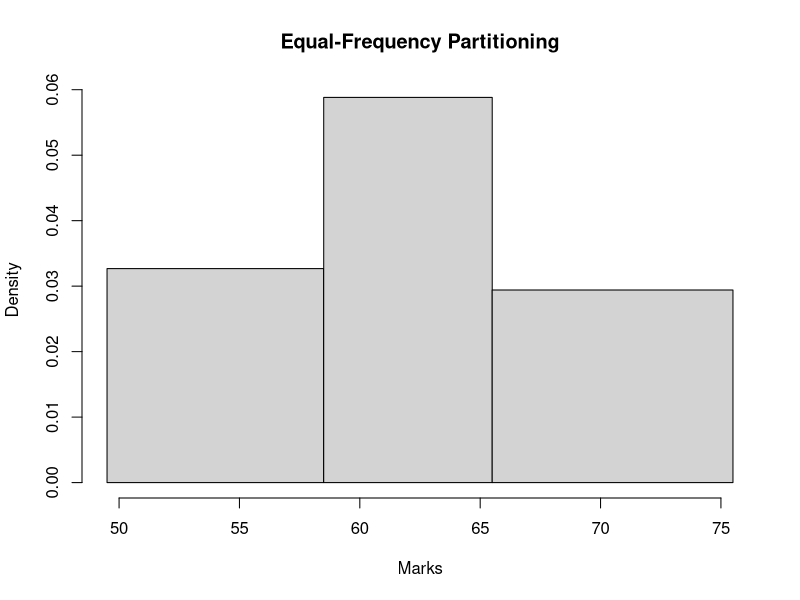
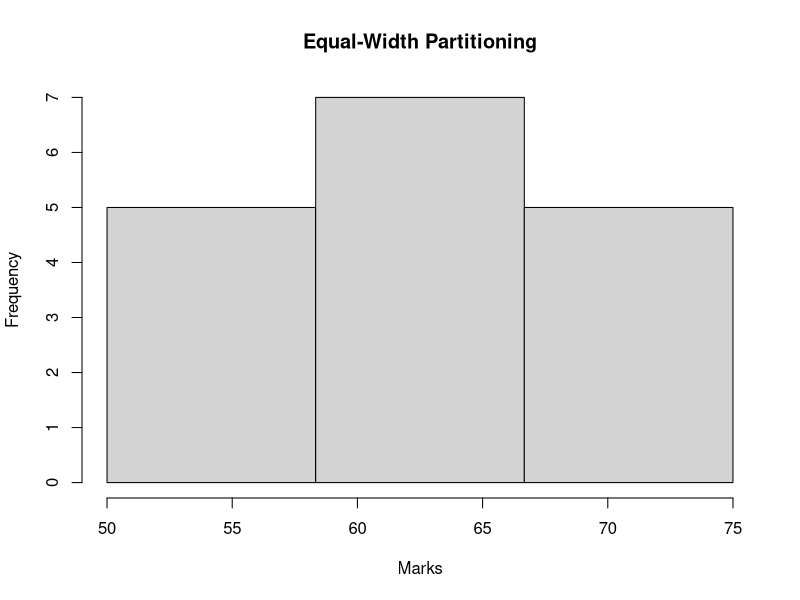
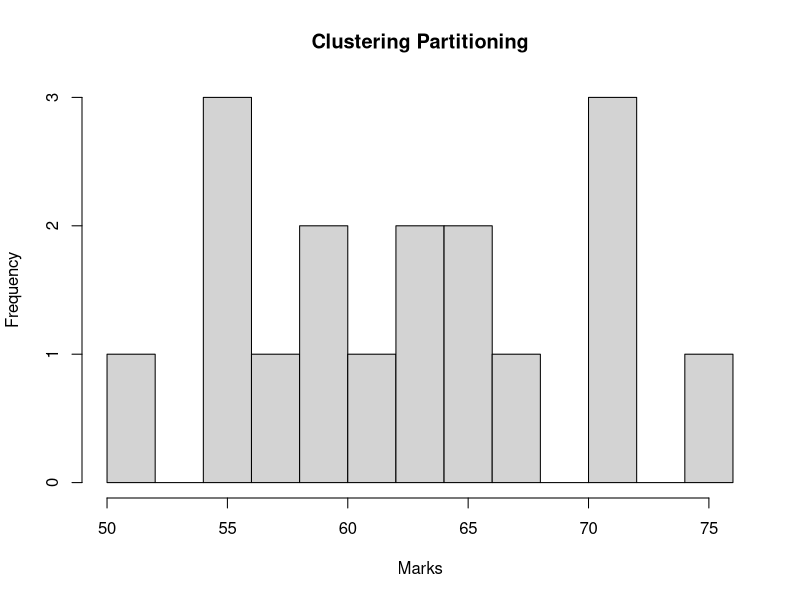

Here is the R script that generated these plots, in order:
marks <- c(55,60,71,63,55,65,50,55,58,59,61,63,65,67,71,72,75)

marks <- sort(marks)

k <- 3
n <- length(marks)

eq_freq <- cut(
  seq_along(marks),
  breaks = c(0, ceiling(n/3), ceiling(2*n/3), n),
  labels = c("Bin 1", "Bin 2", "Bin 3")
)

print(data.frame(Marks = marks, Bin = eq_freq))

hist(marks,
     breaks = c(49.5,58.5,65.5,75.5),
     main = "Equal-Frequency Partitioning",
     xlab = "Marks")


min_mark <- min(marks)
max_mark <- max(marks)

breaks_width <- seq(min_mark, max_mark, length.out = k + 1)

eq_width <- cut(
  marks,
  breaks = breaks_width,
  include.lowest = TRUE,
  labels = c("Bin 1", "Bin 2", "Bin 3")
)

print(data.frame(Marks = marks, Bin = eq_width))

hist(marks,
     breaks = breaks_width,
     main = "Equal-Width Partitioning",
     xlab = "Marks")


set.seed(123)

km <- kmeans(marks, centers = 3)

clustered_data <- data.frame(
  Marks = marks,
  Cluster = km$cluster
)

print(clustered_data)
print(km$centers)

hist(marks,
     breaks = 10,
     main = "Clustering Partitioning",
     xlab = "Marks")
